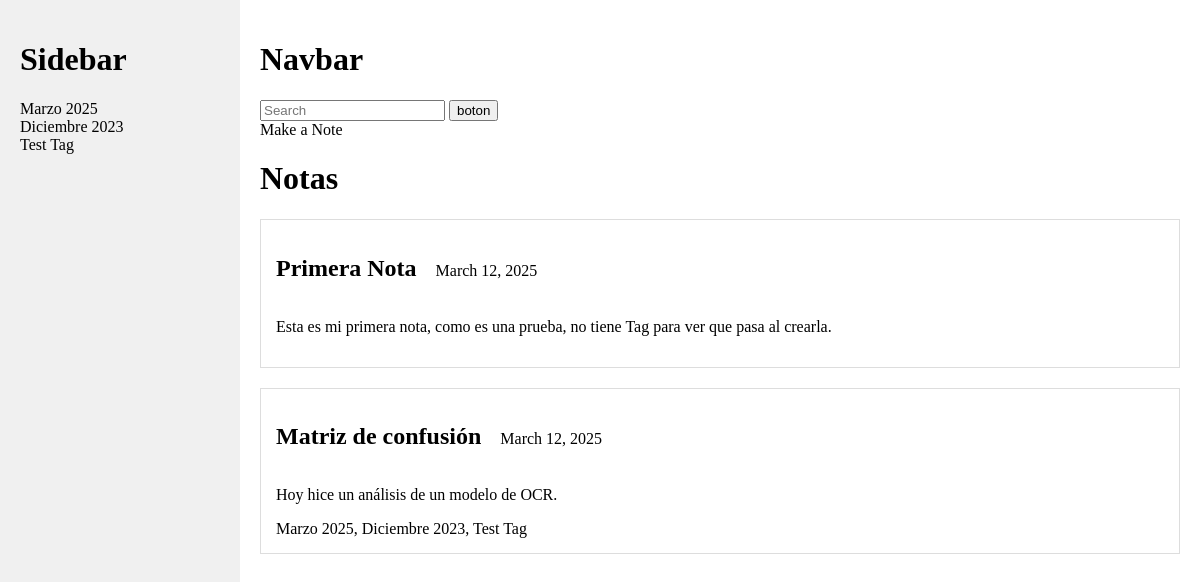
Before: /keep/ with the older database file.
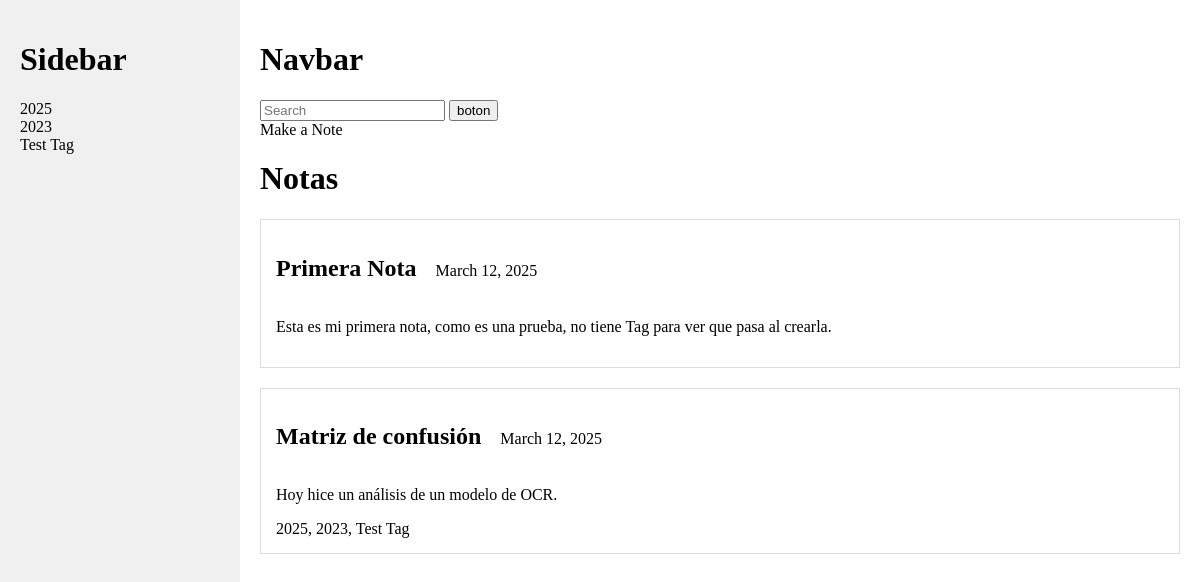
After: the same page with the newer database file.
### google_keep/models.py (models this page shows, shortened)
class Tag(models.Model):
    name = models.CharField(max_length=50, unique=True)

### google_keep/views.py (the view)
# urls.py: path('', note_list, name='note_list'), # '' represents the base url on the app, the index.
def note_list(request):
    notes = Note.objects.all()
    tags = Tag.objects.all()
    return render(request, 'google_keep/note_list.html',{'notes': notes, 'tags':tags})

### google_keep/templates/google_keep/note_list.html
{% extends "google_keep/base.html" %} {% block content %}
<h1>Notas</h1>
{% for note in notes %}
<div class="note-item">
  <div>
    <h2 class="inline-elements">{{ note.title }}</h2>
    <span class="inline-elements">{{ note.date_added }}</span>
  </div>
  <p>{{ note.body }}</p>
  {% for tag in note.tags.all %} {{ tag.name }}{% if not forloop.last %},
  {%endif %} {% endfor %}
</div>
{% endfor %} {% endblock content %}

### google_keep/templates/google_keep/sidebar.html (shortened to what this page needs)
<div id="sidebar">
  <h1>Sidebar</h1>
  <div>
      {% for tag in tags %}
      <div>{{tag.name}}</div>
      {% endfor %}
  </div>
</div>

Changed rows visible on the page:
changed Tag (number 1 of 3 on the later page): name "Marzo 2025" → "2025"
changed Tag (number 2 of 3 on the later page): name "Diciembre 2023" → "2023"
